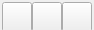
<?xml version="1.0" encoding="UTF-8"?>
<ui version="4.0">
 <class>Wgt_CloseTitle</class>
 <widget class="QWidget" name="Wgt_CloseTitle">
  <property name="geometry">
   <rect>
    <x>0</x>
    <y>0</y>
    <width>94</width>
    <height>30</height>
   </rect>
  </property>
  <property name="sizePolicy">
   <sizepolicy hsizetype="Preferred" vsizetype="Fixed">
    <horstretch>0</horstretch>
    <verstretch>0</verstretch>
   </sizepolicy>
  </property>
  <property name="minimumSize">
   <size>
    <width>0</width>
    <height>30</height>
   </size>
  </property>
  <property name="maximumSize">
   <size>
    <width>94</width>
    <height>30</height>
   </size>
  </property>
  <property name="mouseTracking">
   <bool>true</bool>
  </property>
  <property name="windowTitle">
   <string>Form</string>
  </property>
  <layout class="QHBoxLayout" name="horizontalLayout">
   <property name="spacing">
    <number>0</number>
   </property>
   <property name="leftMargin">
    <number>2</number>
   </property>
   <property name="topMargin">
    <number>2</number>
   </property>
   <property name="rightMargin">
    <number>2</number>
   </property>
   <property name="bottomMargin">
    <number>2</number>
   </property>
   <item>
    <widget class="QPushButton" name="Btn_Min">
     <property name="sizePolicy">
      <sizepolicy hsizetype="Fixed" vsizetype="Fixed">
       <horstretch>30</horstretch>
       <verstretch>30</verstretch>
      </sizepolicy>
     </property>
     <property name="minimumSize">
      <size>
       <width>30</width>
       <height>30</height>
      </size>
     </property>
     <property name="maximumSize">
      <size>
       <width>28</width>
       <height>28</height>
      </size>
     </property>
     <property name="text">
      <string/>
     </property>
     <property name="icon">
      <iconset resource="../Assets.qrc">
       <normaloff>:/Skin/Image/Min_32.png</normaloff>:/Skin/Image/Min_32.png</iconset>
     </property>
     <property name="iconSize">
      <size>
       <width>20</width>
       <height>20</height>
      </size>
     </property>
    </widget>
   </item>
   <item>
    <widget class="QPushButton" name="Btn_Max">
     <property name="sizePolicy">
      <sizepolicy hsizetype="Fixed" vsizetype="Fixed">
       <horstretch>30</horstretch>
       <verstretch>30</verstretch>
      </sizepolicy>
     </property>
     <property name="minimumSize">
      <size>
       <width>30</width>
       <height>30</height>
      </size>
     </property>
     <property name="maximumSize">
      <size>
       <width>28</width>
       <height>28</height>
      </size>
     </property>
     <property name="text">
      <string/>
     </property>
     <property name="icon">
      <iconset resource="../Assets.qrc">
       <normaloff>:/Skin/Image/Maximize.png</normaloff>:/Skin/Image/Maximize.png</iconset>
     </property>
     <property name="iconSize">
      <size>
       <width>15</width>
       <height>15</height>
      </size>
     </property>
    </widget>
   </item>
   <item>
    <widget class="QPushButton" name="Btn_Close">
     <property name="sizePolicy">
      <sizepolicy hsizetype="Fixed" vsizetype="Fixed">
       <horstretch>30</horstretch>
       <verstretch>30</verstretch>
      </sizepolicy>
     </property>
     <property name="minimumSize">
      <size>
       <width>30</width>
       <height>30</height>
      </size>
     </property>
     <property name="maximumSize">
      <size>
       <width>28</width>
       <height>28</height>
      </size>
     </property>
     <property name="text">
      <string/>
     </property>
     <property name="icon">
      <iconset resource="../Assets.qrc">
       <normaloff>:/Skin/Image/Close.png</normaloff>:/Skin/Image/Close.png</iconset>
     </property>
     <property name="iconSize">
      <size>
       <width>20</width>
       <height>20</height>
      </size>
     </property>
    </widget>
   </item>
  </layout>
 </widget>
 <resources>
  <include location="../Assets.qrc"/>
 </resources>
 <connections/>
</ui>
